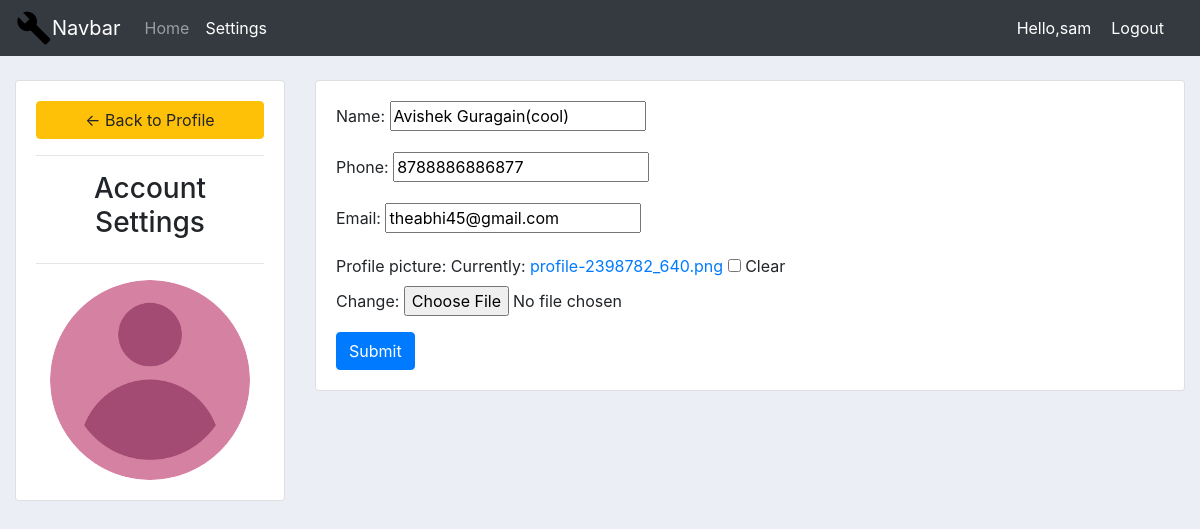
The app's page /setting/ (signed in) with its own data.
### system/models.py (models this page shows, shortened)
class customer(models.Model):
    user=models.OneToOneField(User,null=True,on_delete=models.CASCADE)#user lai customer banau na yo gareko
    name=models.CharField(max_length=100,null=True)
    phone=models.CharField(max_length=100,null=True)
    email=models.CharField(max_length=100,null=True)
    profile_picture=models.ImageField(default="profile.png",null=True,blank=True)
    date_created=models.TimeField(auto_now_add=True,null=True)

### system/decorators.py (the view)
		def wrapper_func(request, *args, **kwargs):
			group = None
			if request.user.groups.exists():
				group = request.user.groups.all()[0].name
			if group in allowed_roles:
				return view_func(request, *args, **kwargs)
			else:
				return HttpResponse('You are not authorized to view this page')

### system/forms.py
class Customerform(ModelForm):
    class Meta:
        model=customer
        fields='__all__'
        exclude=['user']

### system/views.py (called while the page is built)
@login_required(login_url='login')
@allowed_users(allowed_roles=['customer'])
def settingpage(request):
    Customer=request.user.customer
    form=Customerform(instance=Customer)
    if request.method=="POST":
        form=Customerform(request.POST,request.FILES,instance=Customer)
        if form.is_valid():
            form.save()
    context={'form':form}
    return render(request,'system/account_setting.html',context)

### system/templates/system/account_setting.html (shortened to what this page needs)
{% extends 'system/base.html' %}
{% block settings_active %}active
      {% endblock settings_active %}
{% block body %}
<br>
<div class="row">
	<div class="col-md-3">
		<div class="card card-body">
			<a class="btn btn-warning" href="{% url 'home' %}"> &#8592; Back to Profile</a>
			<hr>
			<h3 style="text-align: center">Account Settings</h3>
			<hr>
			<img class="profile-pic" src="{{request.user.customer.profile_picture.url}}" >
		</div>
	</div>
	<div class="col-md-9">
		<div class="card card-body">
			<form method="POST" action="" enctype="multipart/form-data">
				{{form.as_p}}
			<input class="btn btn-primary" type="submit" name="Update Information">
			</form>
		</div>
	</div>
</div>
{% endblock body %}

### system/templates/system/base.html (shortened to what this page needs)
{% load static %}
<!DOCTYPE html>
<html lang="en">
<head>
  <link rel="stylesheet" href="https://stackpath.bootstrapcdn.com/bootstrap/4.5.2/css/bootstrap.min.css"
>
  <link rel='stylesheet' type='text/css' href='{% static '/css/main.css'%}'>
</head>
<body>
  <nav class="navbar navbar-expand-lg navbar-dark bg-dark">
<img src='{% static 'images/logo.png'%}'>
  <a class="navbar-brand" href="/">Navbar</a>
  <div class="collapse navbar-collapse" id="navbarSupportedContent">
    <ul class="navbar-nav mr-auto">
      <li class="nav-item {% block home_active %}
      {% endblock home_active %}">
        <a class="nav-link" href="/">Home </a>
      </li>
      {%if request.user.is_staff%}
      <li class="nav-item {% block product_active %}
      {% endblock product_active %}">
        <a class="nav-link" href="/products">Products </a>
      </li>
      {%else%}
       <li class="nav-item {% block settings_active %}
      {% endblock settings_active %}">
        <a class="nav-link" href="{%url 'settingpage'%}">Settings </a>
      </li>
    {% endif %}
  </div>
  <span class="hello">Hello,{{request.user}}</span>
  <span><a href="{%url 'logout'%}" class="hello">Logout</a></span>
</nav>
  <div class="container-fluid">
  {% block body %}{% endblock body %}
</div>
</body>
</html>

### static/css/main.css (style rules this page uses)
body { background-color: #ebeff5; }

### system/templates/system/base.html (style rules this page uses)
.hello { color: #fff; margin-right:20px; }

### system/templates/system/account_setting.html (style rules this page uses)
.profile-pic { max-width: 200px; max-height:200px; margin: 0 auto; border-radius: 50%; }

### records on screen
customer: name "Avishek Guragain(cool)", phone "8788886886877", email "theabhi45@gmail.com"

### other values on screen
{{ request.user }} "sam"
